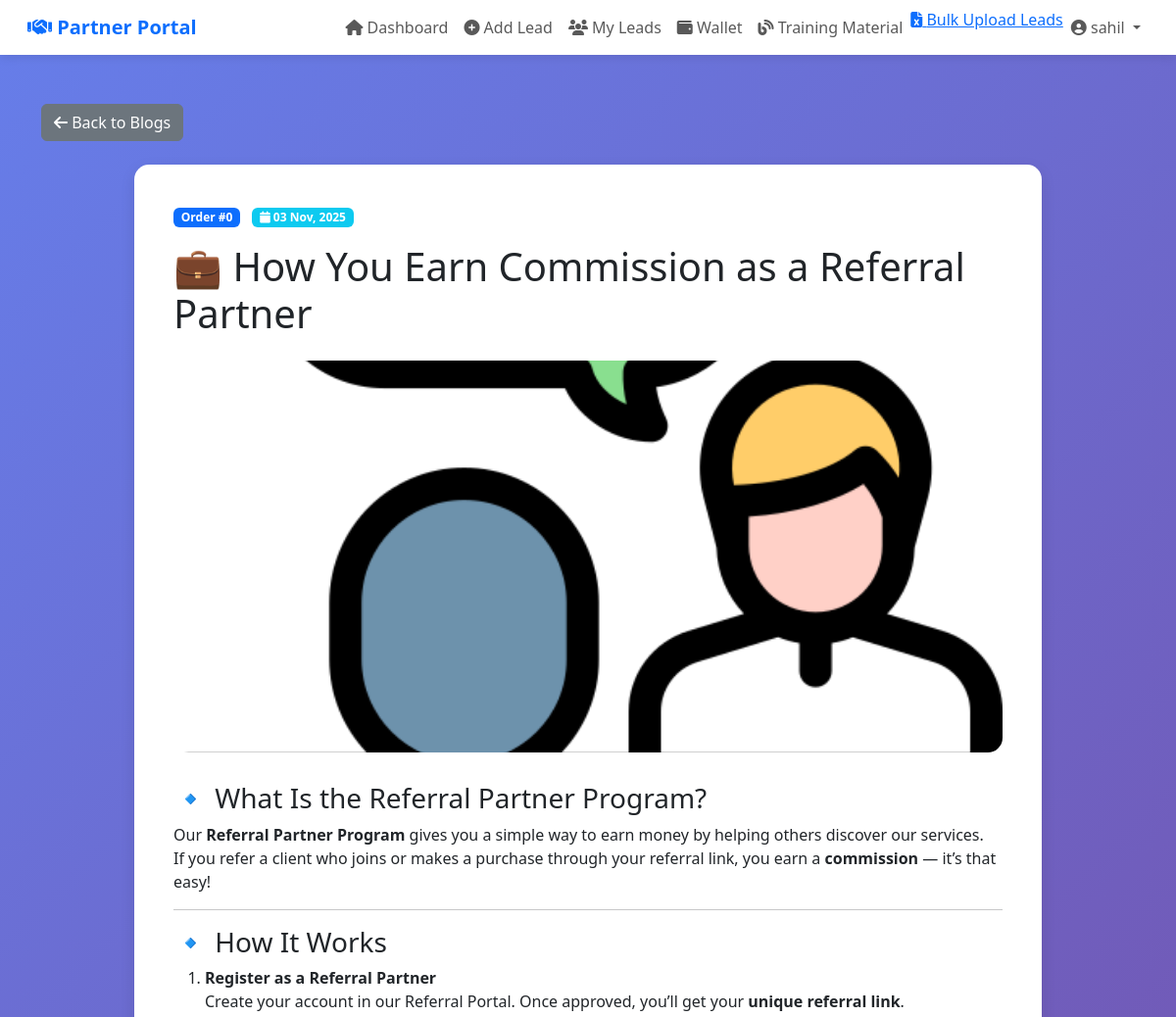
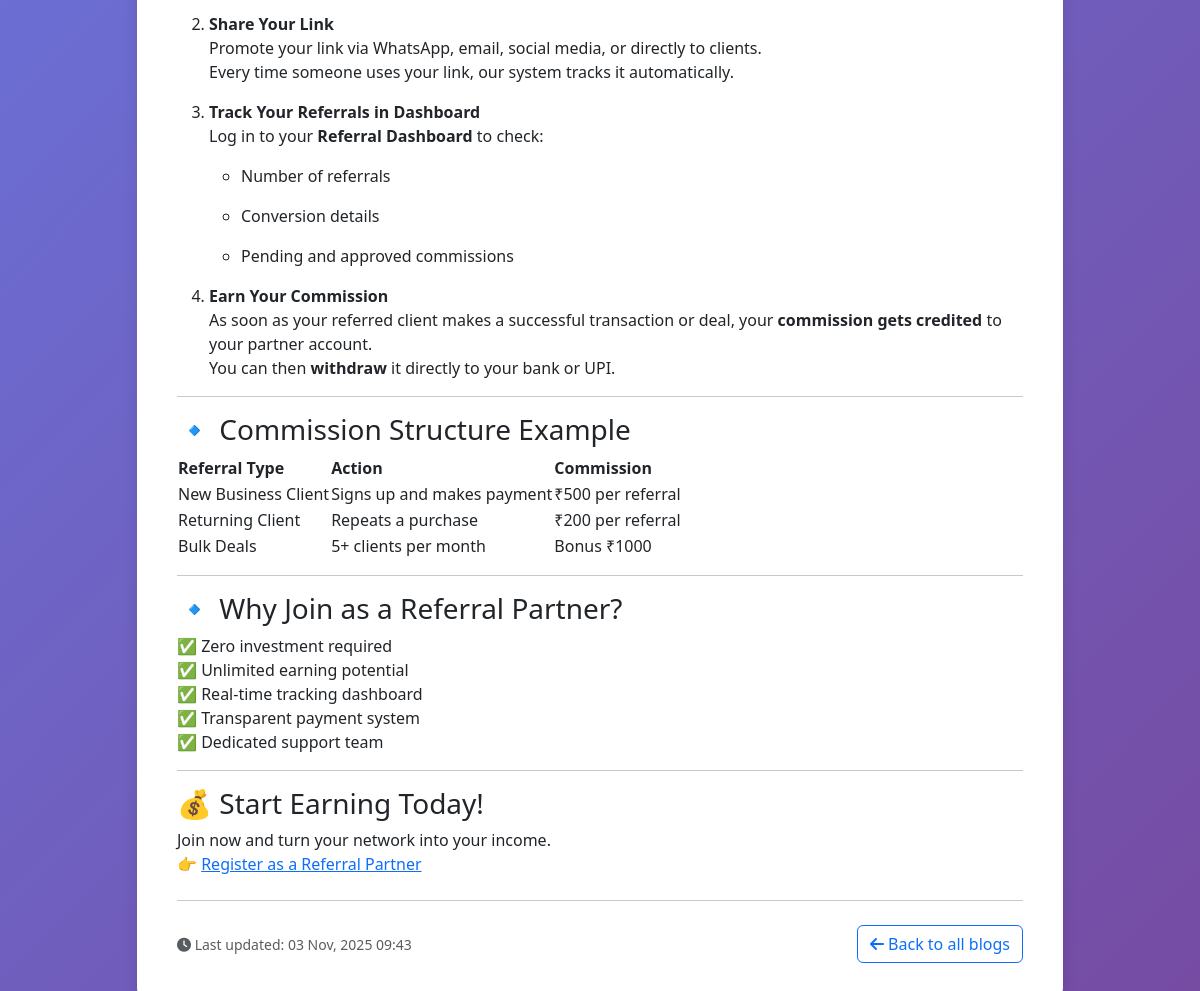
The app's page /partner/blogs/1/ (signed in) with its own data (2 pictures, top to bottom).
### referal_system/models.py (models this page shows, shortened)
class Blog(models.Model):
    STATUS_CHOICES = [
        ('active', 'Active'),
        ('inactive', 'Inactive'),
    ]
    title = models.CharField(max_length=300)
    slug = models.SlugField(max_length=300, unique=True)
    content = RichTextField()  # CKEditor field
    featured_image = models.ImageField(upload_to='blog_images/', blank=True, null=True)
    order_number = models.IntegerField(default=0, help_text="Lower number = Higher priority")
    status = models.CharField(max_length=10, choices=STATUS_CHOICES, default='active')
    created_by = models.ForeignKey(User, on_delete=models.SET_NULL, null=True, related_name='created_blogs')
    created_at = models.DateTimeField(auto_now_add=True)
    updated_at = models.DateTimeField(auto_now=True)
    meta_description = models.TextField(max_length=160, blank=True, null=True)
    class Meta:
        ordering = ['order_number', '-created_at']
        verbose_name = 'Blog Post'
        verbose_name_plural = 'Blog Posts'

### referal_system/views.py (the view)
# urls.py: path('partner/blogs/<int:blog_id>/', views.partner_blog_detail, name='partner_blog_detail'),
@login_required
def partner_blog_detail(request, blog_id):
    if request.user.is_staff:
        return redirect('admin_dashboard')
    partner = get_object_or_404(Partner, user=request.user)
    blog = get_object_or_404(Blog, id=blog_id, status='active')
    context = {
        'partner': partner,
        'blog': blog,
    }
    return render(request, 'referal_system/partner_blog_detail.html', context)

### referal_system/templates/referal_system/partner_blog_detail.html (shortened to what this page needs)
{% extends 'referal_system/partner_base.html' %}
{% block content %}
<div class="container">
    <div class="row">
        <div class="col-12">
            <a href="{% url 'partner_blogs' %}" class="btn btn-secondary mb-4">
                <i class="fas fa-arrow-left"></i> Back to Blogs
            </a>
        </div>
    </div>
    <div class="row">
        <div class="col-lg-10 mx-auto">
            <div class="blog-detail-card">
                <div class="mb-3">
                    <span class="badge bg-primary">Order #{{ blog.order_number }}</span>
                    <span class="badge bg-info ms-2">
                        <i class="fas fa-calendar"></i> {{ blog.created_at|date:"d M, Y" }}
                    </span>
                </div>
                <h1 class="mb-4">{{ blog.title }}</h1>
                {% if blog.featured_image %}
                    <img src="{{ blog.featured_image.url }}" alt="{{ blog.title }}" class="blog-detail-image">
                {% endif %}
                <div class="blog-content">
                    {{ blog.content|safe }}
                </div>
                <hr class="my-4">
                <div class="d-flex justify-content-between align-items-center">
                    <div class="text-muted small">
                        <i class="fas fa-clock"></i> Last updated: {{ blog.updated_at|date:"d M, Y H:i" }}
                    </div>
                    <a href="{% url 'partner_blogs' %}" class="btn btn-outline-primary">
                        <i class="fas fa-arrow-left"></i> Back to all blogs
                    </a>
                </div>
            </div>
        </div>
    </div>
</div>
{% endblock %}

### referal_system/templates/referal_system/partner_base.html (shortened to what this page needs)
{% load static %}
<!DOCTYPE html>
<html lang="en">
<head>
    <link href="https://cdn.jsdelivr.net/npm/bootstrap@5.3.0/dist/css/bootstrap.min.css" rel="stylesheet">
    <link rel="stylesheet" href="https://cdnjs.cloudflare.com/ajax/libs/font-awesome/6.4.0/css/all.min.css">
</head>
<body>
    <nav class="navbar navbar-expand-lg navbar-custom">
        <div class="container-fluid">
            <a class="navbar-brand fw-bold text-primary ms-3" href="{% url 'partner_dashboard' %}">
                <i class="fas fa-handshake"></i> Partner Portal
            </a>
            <div class="collapse navbar-collapse" id="navbarNav">
                <ul class="navbar-nav ms-auto me-3">
                    <li class="nav-item">
                        <a class="nav-link {% if request.resolver_match.url_name == 'partner_dashboard' %}active{% endif %}"
                            href="{% url 'partner_dashboard' %}">
                            <i class="fas fa-home"></i> Dashboard
                        </a>
                    </li>
                    <li class="nav-item">
                        <a class="nav-link {% if request.resolver_match.url_name == 'partner_add_lead' %}active{% endif %}"
                            href="{% url 'partner_add_lead' %}">
                            <i class="fas fa-plus-circle"></i> Add Lead
                        </a>
                    </li>
                    <li class="nav-item">
                        <a class="nav-link {% if request.resolver_match.url_name == 'partner_leads' %}active{% endif %}"
                            href="{% url 'partner_leads' %}">
                            <i class="fas fa-users"></i> My Leads
                        </a>
                    </li>
                    <li class="nav-item">
                        <a class="nav-link {% if request.resolver_match.url_name == 'partner_wallet' %}active{% endif %}"
                            href="{% url 'partner_wallet' %}">
                            <i class="fas fa-wallet"></i> Wallet
                        </a>
                    </li>
                    <li class="nav-item">
                        <a class="nav-link" href="{% url 'partner_blogs' %}">
                            <i class="fas fa-blog"></i> Training Material
                        </a>
                    </li>
                    <li>
                        <a href="{% url 'partner_bulk_upload_leads' %}"
                            class="{% if request.resolver_match.url_name == 'partner_bulk_upload_leads' %}active{% endif %}">
                            <i class="fas fa-file-excel"></i> Bulk Upload Leads
                        </a>
                    </li>
                    <li class="nav-item dropdown">
                        <a class="nav-link dropdown-toggle" href="#" id="userDropdown" role="button"
                            data-bs-toggle="dropdown">
                            <i class="fas fa-user-circle"></i> {{ request.user.username }}
                        </a>
                    </li>
                </ul>
            </div>
        </div>
    </nav>
    <div class="container-fluid content-wrapper">
        {% block content %}{% endblock %}
    </div>
</body>
</html>

### referal_system/templates/referal_system/partner_base.html (style rules this page uses)
body { background: linear-gradient(135deg, #667eea 0%, #764ba2 100%); min-height: 100vh; }
.navbar-custom { background: white; box-shadow: 0 2px 10px rgba(0, 0, 0, 0.1); margin-bottom: 30px; }
.content-wrapper { padding: 20px 0; }

### referal_system/templates/referal_system/partner_blog_detail.html (style rules this page uses)
.blog-detail-card { background: white; border-radius: 15px; padding: 40px; box-shadow: 0 5px 15px rgba(0,0,0,0.1); }
.blog-detail-image { width: 100%; max-height: 400px; object-fit: cover; border-radius: 15px; margin-bottom: 30px; }

### records on screen
Blog: order_number "0", created_at "03 Nov, 2025", title "💼 How You Earn Commission as a Referral Partner", featured_image (picture), content "🔹 What Is the Referral Partner Program? Our Referral Partner Program gives you a simple way to earn money by helping others discover our services. If you refer a client who joins or makes a purchase through your referral link, you earn a commission — it’s that easy! 🔹 How It Works Register as a Referral Partner Create your account in our Referral Portal. Once approved, you’ll get your unique referral link . Share Your Link Promote your link via WhatsApp, email, social media, or directly to clients. Every time someone uses your link, our system tracks it automatically. Track Your Referrals in Dashboard Log in to your Referral Dashboard to check: Number of referrals Conversion details Pending…", updated_at "03 Nov, 2025 09:43"

### other values on screen
{{ request.user.username }} "sahil"
